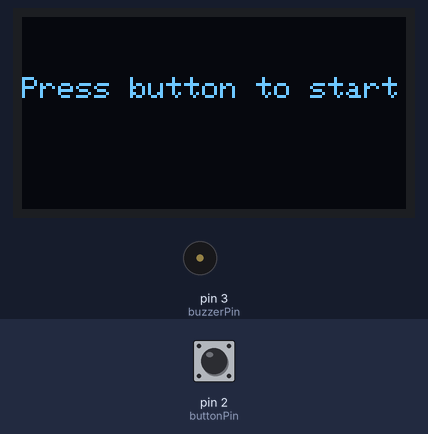
Bench run of a sketch on a simulated Arduino Uno, built with avr-gcc and run on an emulated ATmega328P. On the bench: 128×64 one-colour display, buzzer (waves = sounding). The inputs (shaded band) are chosen by the test bench; at power-on: pin 2 (buttonPin) HIGH. Random numbers use the default seed unless the sketch sets one.

Above: at 3.2 s.
3.3 s: pin 2 (buttonPin) pulled LOW for 0.15 s
At 4.3 s:
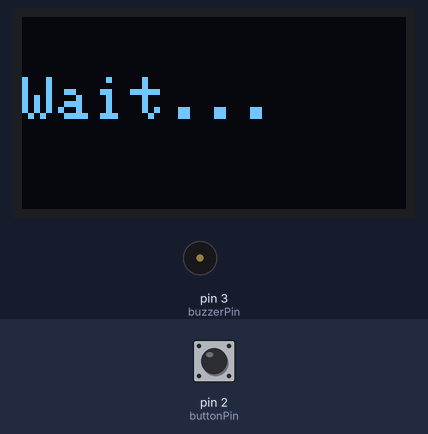
6.4 s: pin 2 (buttonPin) pulled LOW for 1 s
At 7.9 s:
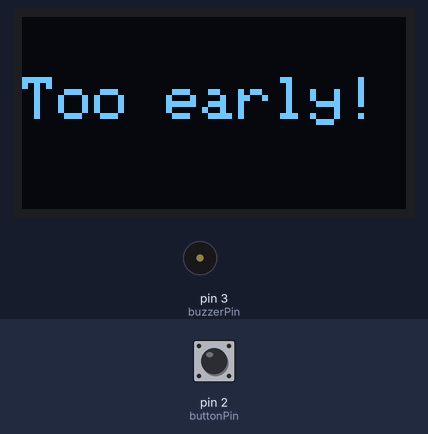
9.9 s: pin 2 (buttonPin) pulled LOW for 0.15 s
At 10.5 s:
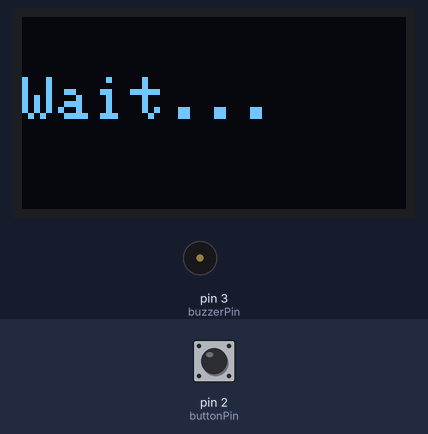
13.0 s: pin 2 (buttonPin) pulled LOW for 3.2 s
At 13.17 s:
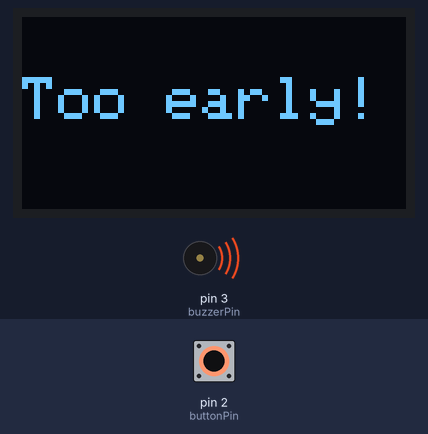
20.8 s: pin 2 (buttonPin) pulled LOW for 0.15 s
At 21.5 s:
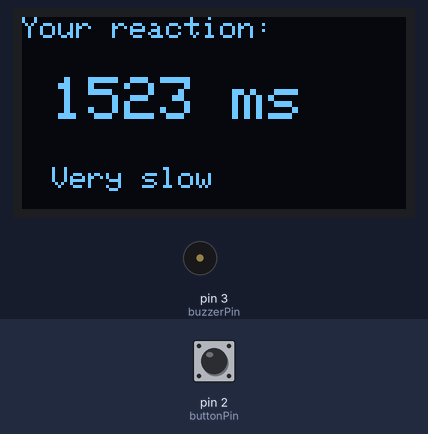
Timing chart, 0 to 23.8 s (numbered marks = the images above; inputs shaded):
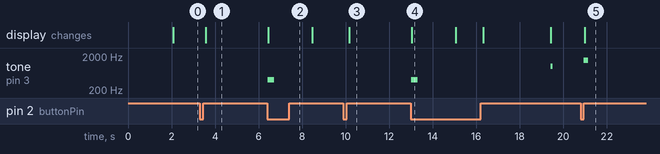

Measured:
- after the input at 3.3 s, the display: changes after 0.28 s (image 1)
- after the input at 9.9 s, the display: changes after 0.28 s (image 3)
- after the input at 20.8 s, tone on pin 3 (buzzerPin): silent → 1500 Hz after 0.15 s, → silent 0.20 s later; the display: changes after 0.18 s (image 5)
- what the display in image 4 shows lasts 2.1 s, from 13.0 s to 15.1 s

The sketch:

test_reaction.ino
```cpp
#include <Wire.h>
#include <Adafruit_GFX.h>
#include <Adafruit_SSD1306.h>

#define SCREEN_WIDTH 128
#define SCREEN_HEIGHT 64
#define OLED_RESET    -1
Adafruit_SSD1306 display(SCREEN_WIDTH, SCREEN_HEIGHT, &Wire, OLED_RESET);

const int buttonPin = 2;
const int buzzerPin = 3;

// Настройка: если true — реакция <100мс считается "Too early"
bool minimumReactionEnabled = true;

unsigned long startTime;

void setup() {
  pinMode(buttonPin, INPUT_PULLUP); // внутренний подтягивающий резистор
  pinMode(buzzerPin, OUTPUT);

  Serial.begin(9600);
  if (!display.begin(SSD1306_SWITCHCAPVCC, 0x3C)) {
    Serial.println(F("OLED not found"));
    while (true);
  }

  display.clearDisplay();
  display.setTextSize(2);
  display.setTextColor(SSD1306_WHITE);
  display.setCursor(10, 20);
  display.println("Ready?");
  display.display();

  delay(2000);
}

void loop() {
  waitForStart();
  runReactionTest();
}

void waitForStart() {
  display.clearDisplay();
  display.setTextSize(1);
  display.setCursor(0, 20);
  display.println("Press button to start");
  display.display();

  while (digitalRead(buttonPin) == HIGH);  // ждем нажатия
  delay(50);                               // антидребезг
  while (digitalRead(buttonPin) == LOW);  // ждем отпускания кнопки
  delay(100);
}

void runReactionTest() {
  display.clearDisplay();
  display.setTextSize(2);
  display.setCursor(0, 20);
  display.println("Wait...");
  display.display();

  // Ждём 2-5 секунд, проверяя кнопку (раннее нажатие)
  unsigned long waitTime = random(2000, 5000);
  unsigned long startWait = millis();

  while (millis() - startWait < waitTime) {
    if (digitalRead(buttonPin) == LOW) {
      // Нажал слишком рано
      showTooEarly();
      return; // Завершаем раунд, возвращаемся в loop()
    }
    delay(10);
  }

  bool fakeTap = random(0, 100) < 20;  // 20% шанс обманки

  if (fakeTap) {
    // Обманка: пик звука
    tone(buzzerPin, 1000, 100);

    // Задержка 2-3 сек с проверкой кнопки (если нажал — Too early)
    unsigned long fakeWait = random(2000, 3000);
    unsigned long startFakeWait = millis();
    while (millis() - startFakeWait < fakeWait) {
      if (digitalRead(buttonPin) == LOW) {
        showTooEarly();
        return;
      }
      delay(10);
    }
  }

  // Настоящий TAP
  display.clearDisplay();
  display.setTextSize(2);
  display.setCursor(10, 20);
  display.println("TAP!");
  display.display();
  tone(buzzerPin, 1000, 100);
  startTime = millis();

  while (true) {
    if (digitalRead(buttonPin) == LOW) {
      delay(50);
      while (digitalRead(buttonPin) == LOW);

      unsigned long reactionTime = millis() - startTime;

      if (minimumReactionEnabled && reactionTime < 100) {
        showTooEarly();
      } else {
        showReaction(reactionTime);
      }
      return;
    }
  }
}

void showTooEarly() {
  tone(buzzerPin, 400, 300);
  display.clearDisplay();
  display.setTextSize(2);
  display.setCursor(0, 20);
  display.println("Too early!");
  display.display();
  delay(2000);
}

String getReactionComment(unsigned long time) {
  if (time < 120) return "Very fast";
  if (time < 160) return "Fast";
  if (time < 250) return "Normal";
  if (time < 400) return "Slow";
  return "Very slow";
}

void showReaction(unsigned long time) {
  tone(buzzerPin, 1500, 200);
  display.clearDisplay();
  display.setTextSize(1);
  display.setCursor(0, 0);
  display.println("Your reaction:");
  display.setTextSize(2);
  display.setCursor(10, 20);
  display.print(time);
  display.println(" ms");

  display.setTextSize(1);
  display.setCursor(10, 50);
  display.print(getReactionComment(time));
  display.display();
  delay(3000);
}
```
